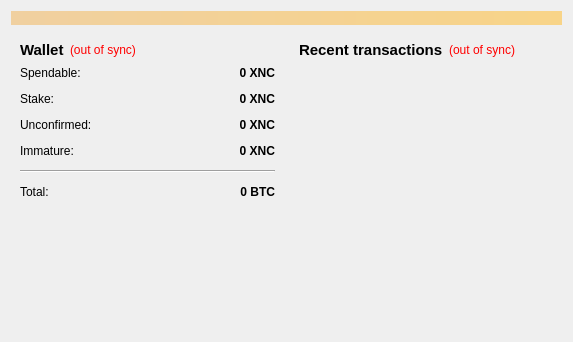
<?xml version="1.0" encoding="UTF-8"?>
<ui version="4.0">
 <class>OverviewPage</class>
 <widget class="QWidget" name="OverviewPage">
  <property name="geometry">
   <rect>
    <x>0</x>
    <y>0</y>
    <width>573</width>
    <height>342</height>
   </rect>
  </property>
  <property name="windowTitle">
   <string>Form</string>
  </property>
  <layout class="QVBoxLayout" name="topLayout">
   <item>
    <widget class="QLabel" name="labelAlerts">
     <property name="visible">
      <bool>false</bool>
     </property>
     <property name="styleSheet">
      <string notr="true">background-color: qlineargradient(x1: 0, y1: 0, x2: 1, y2: 0, stop:0 #F0D0A0, stop:1 #F8D488);  color:#000000
</string>
     </property>
     <property name="wordWrap">
      <bool>true</bool>
     </property>
     <property name="margin">
      <number>3</number>
     </property>
    </widget>
   </item>
   <item>
    <layout class="QHBoxLayout" name="horizontalLayout" stretch="1,1">
     <item>
      <layout class="QVBoxLayout" name="verticalLayout_2">
       <item>
        <widget class="QWidget" name="widget" native="true">
         <layout class="QVBoxLayout" name="verticalLayout_4">
          <item>
           <layout class="QHBoxLayout" name="horizontalLayout_4">
            <item>
             <widget class="QLabel" name="label_5">
              <property name="font">
               <font>
                <pointsize>11</pointsize>
                <weight>75</weight>
                <bold>true</bold>
               </font>
              </property>
              <property name="text">
               <string>Wallet</string>
              </property>
             </widget>
            </item>
            <item>
             <widget class="QLabel" name="labelWalletStatus">
              <property name="toolTip">
               <string>The displayed information may be out of date. Your wallet automatically synchronizes with the Xenios network after a connection is established, but this process has not completed yet.</string>
              </property>
              <property name="styleSheet">
               <string notr="true">QLabel { color: red; }</string>
              </property>
              <property name="text">
               <string notr="true">(out of sync)</string>
              </property>
              <property name="alignment">
               <set>Qt::AlignLeading|Qt::AlignLeft|Qt::AlignVCenter</set>
              </property>
             </widget>
            </item>
            <item>
             <spacer name="horizontalSpacer_2">
              <property name="orientation">
               <enum>Qt::Horizontal</enum>
              </property>
              <property name="sizeHint" stdset="0">
               <size>
                <width>40</width>
                <height>20</height>
               </size>
              </property>
             </spacer>
            </item>
           </layout>
          </item>
          <item>
           <layout class="QFormLayout" name="formLayout_2">
            <property name="fieldGrowthPolicy">
             <enum>QFormLayout::AllNonFixedFieldsGrow</enum>
            </property>
            <property name="horizontalSpacing">
             <number>12</number>
            </property>
            <property name="verticalSpacing">
             <number>12</number>
            </property>
            <item row="0" column="0">
             <widget class="QLabel" name="label">
              <property name="text">
               <string>Spendable:</string>
              </property>
             </widget>
            </item>
            <item row="0" column="1">
             <widget class="QLabel" name="labelBalance">
              <property name="font">
               <font>
                <weight>75</weight>
                <bold>true</bold>
               </font>
              </property>
              <property name="cursor">
               <cursorShape>IBeamCursor</cursorShape>
              </property>
              <property name="toolTip">
               <string>Your current spendable balance</string>
              </property>
              <property name="text">
               <string notr="true">0 XNC</string>
              </property>
              <property name="alignment">
               <set>Qt::AlignRight|Qt::AlignTrailing|Qt::AlignVCenter</set>
              </property>
              <property name="textInteractionFlags">
               <set>Qt::LinksAccessibleByMouse|Qt::TextSelectableByKeyboard|Qt::TextSelectableByMouse</set>
              </property>
             </widget>
            </item>
            <item row="1" column="0">
             <widget class="QLabel" name="label_6">
              <property name="text">
               <string>Stake:</string>
              </property>
             </widget>
            </item>
            <item row="1" column="1">
             <widget class="QLabel" name="labelStake">
              <property name="font">
               <font>
                <weight>75</weight>
                <bold>true</bold>
               </font>
              </property>
              <property name="cursor">
               <cursorShape>IBeamCursor</cursorShape>
              </property>
              <property name="toolTip">
               <string>Total of coins that was staked, and do not yet count toward the current balance</string>
              </property>
              <property name="text">
               <string notr="true">0 XNC</string>
              </property>
              <property name="alignment">
               <set>Qt::AlignRight|Qt::AlignTrailing|Qt::AlignVCenter</set>
              </property>
              <property name="textInteractionFlags">
               <set>Qt::LinksAccessibleByMouse|Qt::TextSelectableByKeyboard|Qt::TextSelectableByMouse</set>
              </property>
             </widget>
            </item>
            <item row="2" column="0">
             <widget class="QLabel" name="label_3">
              <property name="text">
               <string>Unconfirmed:</string>
              </property>
             </widget>
            </item>
            <item row="2" column="1">
             <widget class="QLabel" name="labelUnconfirmed">
              <property name="font">
               <font>
                <weight>75</weight>
                <bold>true</bold>
               </font>
              </property>
              <property name="cursor">
               <cursorShape>IBeamCursor</cursorShape>
              </property>
              <property name="toolTip">
               <string>Total of transactions that have yet to be confirmed, and do not yet count toward the current balance</string>
              </property>
              <property name="text">
               <string notr="true">0 XNC</string>
              </property>
              <property name="alignment">
               <set>Qt::AlignRight|Qt::AlignTrailing|Qt::AlignVCenter</set>
              </property>
              <property name="textInteractionFlags">
               <set>Qt::LinksAccessibleByMouse|Qt::TextSelectableByKeyboard|Qt::TextSelectableByMouse</set>
              </property>
             </widget>
            </item>
            <item row="3" column="0">
             <widget class="QLabel" name="labelImmatureText">
              <property name="text">
               <string>Immature:</string>
              </property>
             </widget>
            </item>
            <item row="3" column="1">
             <widget class="QLabel" name="labelImmature">
              <property name="font">
               <font>
                <weight>75</weight>
                <bold>true</bold>
               </font>
              </property>
              <property name="toolTip">
               <string>Mined balance that has not yet matured</string>
              </property>
              <property name="text">
               <string notr="true">0 XNC</string>
              </property>
              <property name="alignment">
               <set>Qt::AlignRight|Qt::AlignTrailing|Qt::AlignVCenter</set>
              </property>
              <property name="textInteractionFlags">
               <set>Qt::LinksAccessibleByMouse|Qt::TextSelectableByKeyboard|Qt::TextSelectableByMouse</set>
              </property>
             </widget>
            </item>
            <item row="4" column="0" colspan="2">
             <widget class="Line" name="line">
              <property name="orientation">
               <enum>Qt::Horizontal</enum>
              </property>
             </widget>
            </item>
            <item row="5" column="0">
             <widget class="QLabel" name="labelTotalText">
              <property name="text">
               <string>Total:</string>
              </property>
             </widget>
            </item>
            <item row="5" column="1">
             <widget class="QLabel" name="labelTotal">
              <property name="font">
               <font>
                <weight>75</weight>
                <bold>true</bold>
               </font>
              </property>
              <property name="cursor">
               <cursorShape>IBeamCursor</cursorShape>
              </property>
              <property name="toolTip">
               <string>Your current total balance</string>
              </property>
              <property name="text">
               <string notr="true">0 BTC</string>
              </property>
              <property name="alignment">
               <set>Qt::AlignRight|Qt::AlignTrailing|Qt::AlignVCenter</set>
              </property>
              <property name="textInteractionFlags">
               <set>Qt::LinksAccessibleByMouse|Qt::TextSelectableByKeyboard|Qt::TextSelectableByMouse</set>
              </property>
             </widget>
            </item>
           </layout>
          </item>
         </layout>
        </widget>
       </item>
       <item>
        <spacer name="verticalSpacer">
         <property name="orientation">
          <enum>Qt::Vertical</enum>
         </property>
         <property name="sizeHint" stdset="0">
          <size>
           <width>20</width>
           <height>40</height>
          </size>
         </property>
        </spacer>
       </item>
      </layout>
     </item>
     <item>
      <layout class="QVBoxLayout" name="verticalLayout_3">
       <item>
        <widget class="QWidget" name="widget_2" native="true">
         <layout class="QVBoxLayout" name="verticalLayout">
          <item>
           <layout class="QHBoxLayout" name="horizontalLayout_2">
            <item>
             <widget class="QLabel" name="label_4">
              <property name="font">
               <font>
                <pointsize>11</pointsize>
                <weight>75</weight>
                <bold>true</bold>
               </font>
              </property>
              <property name="text">
               <string>&lt;b&gt;Recent transactions&lt;/b&gt;</string>
              </property>
             </widget>
            </item>
            <item>
             <widget class="QLabel" name="labelTransactionsStatus">
              <property name="toolTip">
               <string>The displayed information may be out of date. Your wallet automatically synchronizes with the Xenios network after a connection is established, but this process has not completed yet.</string>
              </property>
              <property name="styleSheet">
               <string notr="true">QLabel { color: red; }</string>
              </property>
              <property name="text">
               <string notr="true">(out of sync)</string>
              </property>
              <property name="alignment">
               <set>Qt::AlignRight|Qt::AlignTrailing|Qt::AlignVCenter</set>
              </property>
             </widget>
            </item>
            <item>
             <spacer name="horizontalSpacer">
              <property name="orientation">
               <enum>Qt::Horizontal</enum>
              </property>
              <property name="sizeHint" stdset="0">
               <size>
                <width>40</width>
                <height>20</height>
               </size>
              </property>
             </spacer>
            </item>
           </layout>
          </item>
          <item>
           <widget class="QListView" name="listTransactions">
            <property name="styleSheet">
             <string notr="true">QListView { background: transparent; }</string>
            </property>
            <property name="frameShape">
             <enum>QFrame::NoFrame</enum>
            </property>
            <property name="verticalScrollBarPolicy">
             <enum>Qt::ScrollBarAlwaysOff</enum>
            </property>
            <property name="horizontalScrollBarPolicy">
             <enum>Qt::ScrollBarAlwaysOff</enum>
            </property>
            <property name="selectionMode">
             <enum>QAbstractItemView::NoSelection</enum>
            </property>
           </widget>
          </item>
         </layout>
        </widget>
       </item>
      </layout>
     </item>
    </layout>
   </item>
  </layout>
 </widget>
 <resources/>
 <connections/>
</ui>
